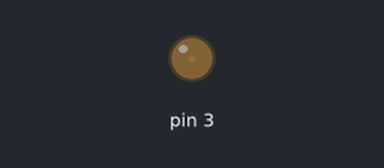
Simulated run of this sketch. Board: Arduino Uno, built with avr-gcc and run on an emulated ATmega328P. On the bench: output pins drawn as LEDs (lit = HIGH).

Above: at 0.05 s.
At 1.15 s:
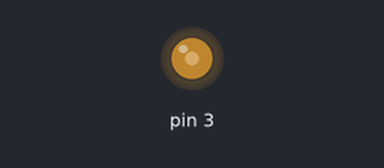
At 2.3 s:
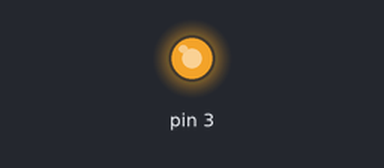
At 4.55 s:
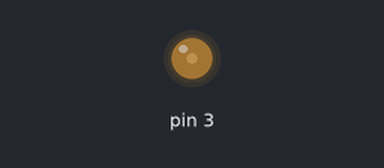
Timing chart, 0 to 6.6 s (numbered marks = the images above):
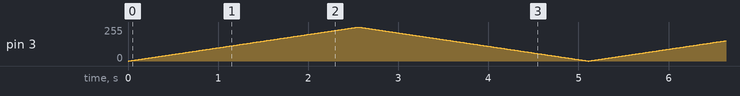

The sketch:

cyklicke_rozsveceni_a_zhasinani_led.ino
```cpp
void setup() {
  // nastaveni pinu jako vystup
  pinMode(3, OUTPUT);
}

void loop() {
  // rozsveceni LED
  for (byte i = 0; i < 255; i++) {
    analogWrite(3, i);
    delay(10);
  }
  // zhasinani LED
  for (byte i = 255; i > 0; i--) {
    analogWrite(3, i);
    delay(10);
  }
}
```
